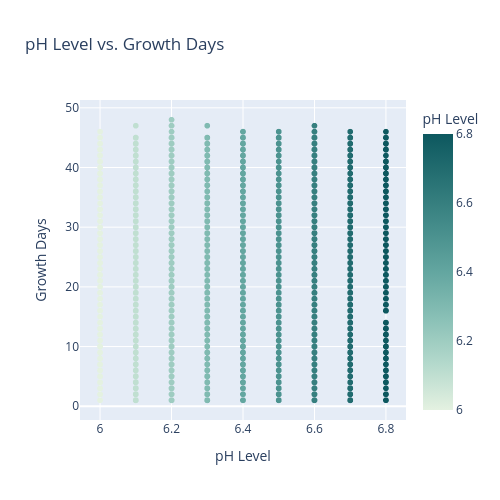

The code cell stored with this chart in its notebook:
### Markdown cell above
#### Analysis

The TDS vs. Growth Days scatterplot shows Growth Days spread throughout the observed TDS range of roughly 400–800 ppm, with no strong visible trend. The correlation is approximately -0.02.

TDS has almost no linear association with Growth Days by itself. This agrees with the correlation matrix and indicates that TDS alone does not explain much of the variation in the target.

### Code cell
fig = px.scatter(lettuce_df, x='pH Level',
                 y='Growth Days', title='pH Level vs. Growth Days',
                 color='pH Level',
                 color_continuous_scale='mint',
                 width=500, height=500)
fig.show()

### Figure 1 — Plotly figure (JSON) as saved in the notebook; plotly's stock layout.template omitted (floating-point values rounded to 4 significant figures; data arrays with more than 128 entries replaced by an {"elided": "..."} marker saying what was removed)
{"data": [{"hovertemplate": "pH Level=%{marker.color}<br>Growth Days=%{y}<extra></extra>", "legendgroup": "", "marker": {"color": {"elided": "3169 float values"}, "coloraxis": "coloraxis", "symbol": "circle"}, "mode": "markers", "name": "", "showlegend": false, "type": "scattergl", "x": {"elided": "3169 float values"}, "xaxis": "x", "y": {"elided": "3169 int values"}, "yaxis": "y"}], "layout": {"coloraxis": {"autocolorscale": false, "colorbar": {"title": {"text": "pH Level"}}, "colorscale": [[0, "rgb(228, 241, 225)"], [0.1667, "rgb(180, 217, 204)"], [0.3333, "rgb(137, 192, 182)"], [0.5, "rgb(99, 166, 160)"], [0.6667, "rgb(68, 140, 138)"], [0.8333, "rgb(40, 114, 116)"], [1, "rgb(13, 88, 95)"]]}, "height": 500, "legend": {"tracegroupgap": 0}, "title": {"text": "pH Level vs. Growth Days"}, "width": 500, "xaxis": {"anchor": "y", "domain": [0, 1], "title": {"text": "pH Level"}}, "yaxis": {"anchor": "x", "domain": [0, 1], "title": {"text": "Growth Days"}}}}
